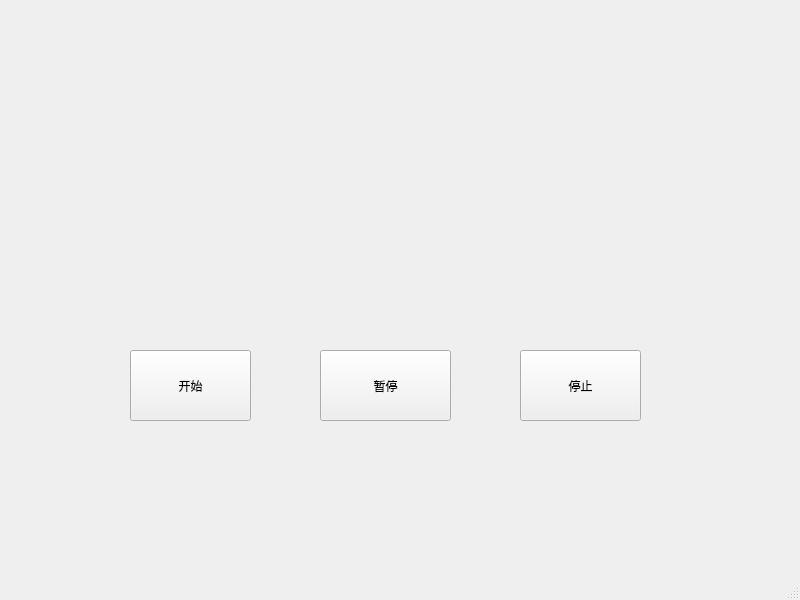
<?xml version="1.0" encoding="UTF-8"?>
<ui version="4.0">
 <class>MainWindow</class>
 <widget class="QMainWindow" name="MainWindow">
  <property name="geometry">
   <rect>
    <x>0</x>
    <y>0</y>
    <width>800</width>
    <height>600</height>
   </rect>
  </property>
  <property name="windowTitle">
   <string>MainWindow</string>
  </property>
  <widget class="QWidget" name="centralwidget">
   <widget class="QPushButton" name="play_button">
    <property name="enabled">
     <bool>true</bool>
    </property>
    <property name="geometry">
     <rect>
      <x>130</x>
      <y>350</y>
      <width>121</width>
      <height>71</height>
     </rect>
    </property>
    <property name="text">
     <string>开始</string>
    </property>
   </widget>
   <widget class="QPushButton" name="pause_button">
    <property name="geometry">
     <rect>
      <x>320</x>
      <y>350</y>
      <width>131</width>
      <height>71</height>
     </rect>
    </property>
    <property name="text">
     <string>暂停</string>
    </property>
   </widget>
   <widget class="QPushButton" name="stop_button">
    <property name="geometry">
     <rect>
      <x>520</x>
      <y>350</y>
      <width>121</width>
      <height>71</height>
     </rect>
    </property>
    <property name="text">
     <string>停止</string>
    </property>
   </widget>
  </widget>
  <widget class="QMenuBar" name="menubar">
   <property name="geometry">
    <rect>
     <x>0</x>
     <y>0</y>
     <width>800</width>
     <height>26</height>
    </rect>
   </property>
  </widget>
  <widget class="QStatusBar" name="statusbar"/>
 </widget>
 <resources/>
 <connections/>
</ui>
